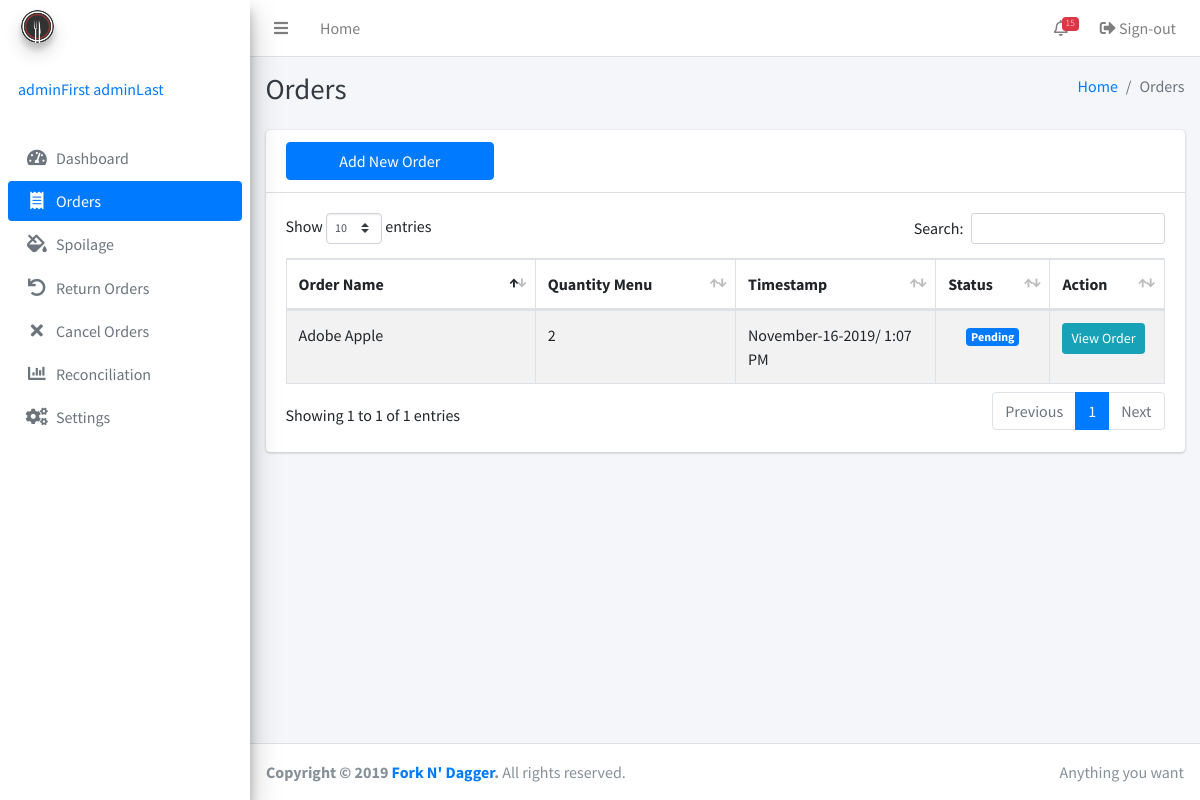
Screenshot of /order.php (signed in) with the database file from the repository.
### tables this page shows
CREATE TABLE IF NOT EXISTS `orders` (
  `order_id` bigint(255) NOT NULL,
  `qtyMenu` bigint(255) DEFAULT NULL,
  `menu_id` bigint(255) DEFAULT NULL,
  `timestamp` timestamp(6) NULL DEFAULT NULL,
  `status` enum('Pending','Canceled','Returned','Delivered') DEFAULT NULL,
  `lastUpdatedStatus` timestamp(6) NULL DEFAULT NULL,
  PRIMARY KEY (`order_id`)
);

CREATE TABLE IF NOT EXISTS `menu` (
  `id` bigint(255) NOT NULL AUTO_INCREMENT,
  `name` varchar(255) NOT NULL,
  `description` varchar(255) NOT NULL,
  `timestamp` timestamp(6) NOT NULL,
  `adminID` int(255) NOT NULL,
  PRIMARY KEY (`id`)
);

### inc/session.php (called while the page is built, shortened)
<?php
	include 'inc/conn.php';;
	if(isset($_SESSION['admin'])){
		$query = $conn -> prepare("SELECT * FROM admins WHERE id = ? ");
		$query -> bind_param("s", $variable);
		$query -> execute();
		$result = $query->get_result();
		$user = mysqli_fetch_assoc($result);
		$role = $user['role'];
	}
	else{
		header('location: home.php');
		exit();
	}
?>

### order.php (the view, shortened to what this page needs)
<?php include 'inc/session.php'; ?>
<?php include 'inc/header.php'; ?>
<body class="hold-transition sidebar-mini">
<div class="wrapper">
<?php
$current = "order";
include 'inc/navbar.php'; ?>
  <div class="content-wrapper">
    <div class="content-header">
      <div class="container-fluid">
        <div class="row mb-2">
          <div class="col-sm-6">
            <h1 class="m-0 text-dark">Orders</h1>
          </div>
          <div class="col-sm-6">
            <ol class="breadcrumb float-sm-right">
              <li class="breadcrumb-item"><a href="index.php">Home</a></li>
              <li class="breadcrumb-item active">Orders</li>
            </ol>
          </div>
        </div>
      </div>
    </div>
    <div class="content">
      <div class="container">
        <div class="row">
          <div class="col-12">
            <div class="card">
              <div class="card-header">
                <div class="row">
                  <div class="col-3">
                  <button type="button" class="btn btn-block btn-primary" data-toggle="modal" data-target="#item">Add New Order</button>
                  </div>
                </div>
              </div>
              <div class="card-body">
                <table class="table table-bordered table-striped display">
                  <thead>
                  <tr>
                    <th width="160">Order Name</th>
                    <th width="120">Quantity Menu</th>
                    <th width="120">Timestamp</th>
                    <th width="50">Status</th>
                    <th width="50">Action</th>
                  </tr>
                  </thead>
                  <tbody>
                  <?php
                  $getAllOrders = mysqli_query($conn, "SELECT * FROM `orders` JOIN `menu` ON id=menu_id");
                  while($row = mysqli_fetch_assoc($getAllOrders)) {
                     if ($row['status'] == 'Pending'){
                        $color = 'primary';
                      } elseif ($row['status'] == 'Canceled'){
                        $color = 'danger';
                        $orderstatus = 'hidden';
                      } elseif ($row['status'] == 'Returned'){
                        $color = 'warning';
                        $orderstatus = 'hidden';
                      } else {
                        $color = 'success';
                        $orderstatus = 'hidden';
                      }
                  ?>
                    <tr>
                      <td><?php echo ucwords($row['name']); ?></td>
                      <td><?php echo $row['qtyMenu']; ?></td>
                      <td><?php echo date('F-j-Y/ g:i A',strtotime($row['timestamp']));  ?></td>
                      <td class="text-center"><span class="badge bg-<?php echo $color; ?>"><?php echo $row['status']; ?></span></td>
                      <td>
                        <button type="button" class="btn btn-info btn-sm m-0" data-toggle="modal" data-target="#viewOrder<?php echo $row['order_id'] ?>">View Order</button>
                      </td>
                    </tr>
                  <?php
                  }
                  ?>
                  </tbody>
                </table>
              </div>
            </div>
          </div>
        </div>
      </div>
  </div>
</div>
  <?php include 'inc/footer.php'; ?>
</div>
</body>
</html>

### inc/navbar.php (shortened to what this page needs)
  <nav class="main-header navbar navbar-expand navbar-white navbar-light">
    <ul class="navbar-nav">
      <li class="nav-item">
        <a class="nav-link" data-widget="pushmenu" href="#"><i class="fas fa-bars"></i></a>
      </li>
      <li class="nav-item d-none d-sm-inline-block">
        <a href="index3.html" class="nav-link">Home</a>
      </li>
    </ul>
    <ul class="navbar-nav ml-auto">
      <li class="nav-item dropdown">
        <a class="nav-link" data-toggle="dropdown" href="#">
          <i class="far fa-bell"></i>
          <span class="badge badge-danger navbar-badge">15</span>
        </a>
      </li>
      <li class="nav-item">
        <a class="nav-link" href="logout.php"><i class="nav-icon fas fa-sign-out-alt"></i> Sign-out</a>
      </li>
    </ul>
  </nav>
  <aside class="main-sidebar sidebar-gray elevation-4">
    <a href="index3.html" class="brand-link">
      <img src="image/logo.png" alt="Fork N' Dagger Logo" class="brand-image img-circle elevation-3"
           style="opacity: .8">
      <span class="brand-text font-weight-light">Fork N' Dagger</span>
    </a>
    <div class="sidebar">
      <div class="user-panel mt-3 pb-3 mb-3 d-flex">
        <div class="info">
          <a href="#" class="d-block"><?php echo $user['firstname']. ' '.$user['lastname']; ?></a>
        </div>
      </div>
<?php
switch ($role): ?>
<?php default: ?>
      <nav class="mt-2">
        <ul class="nav nav-pills nav-sidebar flex-column" data-widget="treeview" role="menu" data-accordion="false">
          <li class="nav-item">
            <a href="index.php" class="nav-link <?php if($current == 'Dashboard') {echo 'active';} ?>">
              <i class="nav-icon fas fa-tachometer-alt"></i>
              <p>
                Dashboard
              </p>
            </a>
          </li>
          <li class="nav-item">
            <a href="order.php" class="nav-link <?php if($current == 'order') {echo 'active';} ?>">
              <i class="nav-icon fas fa-receipt"></i>
              <p>
                Orders
              </p>
            </a>
          </li>
          <li class="nav-item">
            <a href="spoilage.php" class="nav-link <?php if($current == 'spoilage') {echo 'active';} ?>">
              <i class="nav-icon fas fa-fill-drip"></i>
              <p>
                Spoilage
              </p>
            </a>
          </li>
          <li class="nav-item">
            <a href="returnorders.php" class="nav-link <?php if($current == 'return') {echo 'active';} ?>">
              <i class="nav-icon fas fa-undo"></i>
              <p>
                Return Orders
              </p>
            </a>
          </li>
          <li class="nav-item">
            <a href="cancelorders.php" class="nav-link <?php if($current == 'cancel') {echo 'active';} ?>">
              <i class="nav-icon fas fa-times"></i>
              <p>
                Cancel Orders
              </p>
            </a>
          </li>
          <li class="nav-item">
            <a href="reconciliation.php" class="nav-link <?php if($current == 'reconciliation') {echo 'active';} ?>">
              <i class="nav-icon fas fa-chart-bar"></i>
              <p>
                Reconciliation
              </p>
            </a>
          </li>
          <li class="nav-item">
            <a href="settings.php" class="nav-link <?php if($current == 'settings') {echo 'active';} ?>">
              <i class="nav-icon fas fa-cogs"></i>
              <p>
                Settings
              </p>
            </a>
          </li>
        </ul>
      </nav>
<?php endswitch; ?>
    </div>
  </aside>

### inc/header.php (style rules this page uses)
p, h1, h2, h3, h4, h5, h6, label, td, dt, dd { user-select: none; -webkit-user-select: none; -khtml-user-select: none; -moz-user-select: none; -ms-user-select: none; }

### rows the page displays
orders: menu.name "Adobe Apple", qtyMenu "2", menu.timestamp "November-16-2019/ 1:07 PM", status "Pending"

### other values shown
$user['firstname'] "adminFirst"
$user['lastname'] "adminLast"
